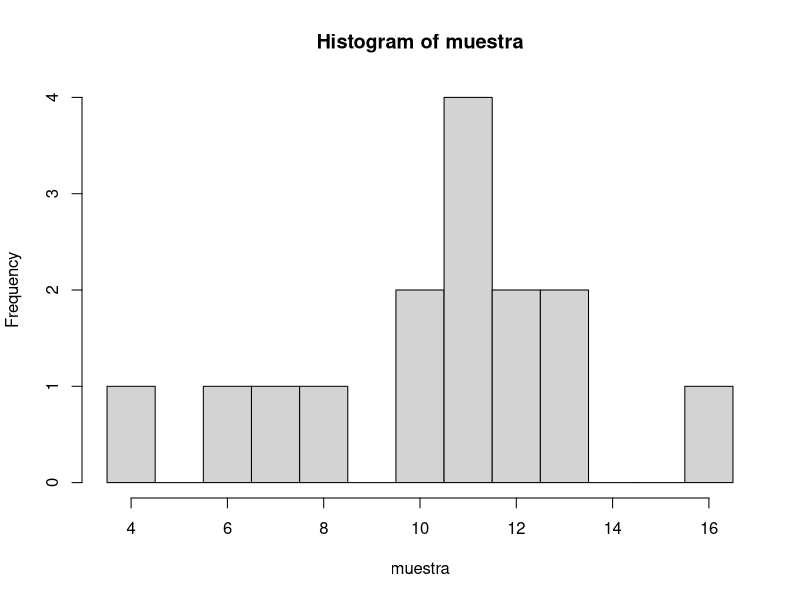
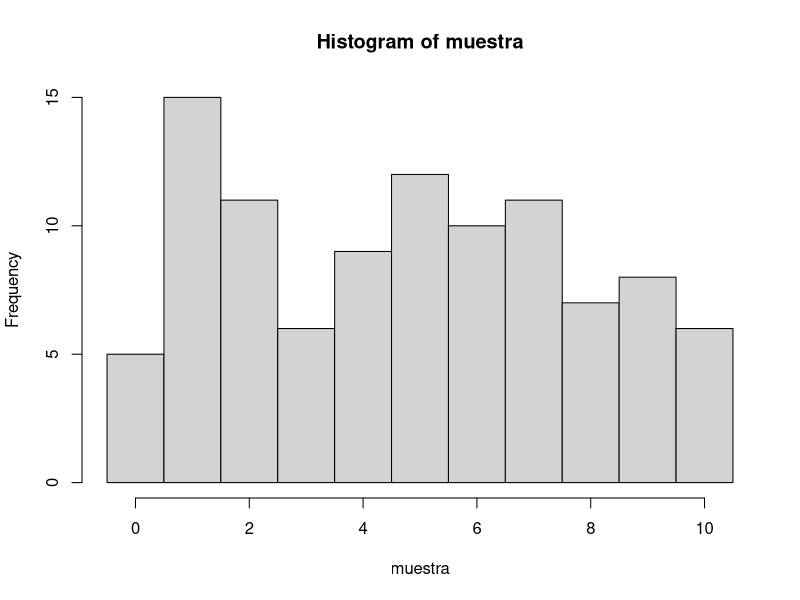

Reproduce these figures in R, in order.
muestra <- c(1,3,5,2,3,4,2,3,4,3,2,1,23,43,3,32,2,2)
muestra <- rpois(15,10)
muestra
summary(muestra)
m <- min(muestra)
M <- max(muestra)
sort(muestra)
H <- hist(muestra,
     breaks = seq(m-0.5,M+0.5,1))
#
H[1] # divisiones (con estructura de lista)
H$breaks # estructura de vector
H[2] # frecuencia (con estructura de lista)
H$counts # estructura de vector
H[3]
H[4]
H[5]
H[6]
#################################
H$counts>0
H$counts[H$counts>0]
#
m:M
(m:M)[H$counts>0]
paste('elemento =',(m:M)[H$counts>0],
      'multiplicidad=',H$counts[H$counts>0])
sort(muestra)

#################################
## RESUMEN  #####################
#################################
muestra <- sample(0:10,100,replace = T)
muestra
m <- min(muestra)
M <- max(muestra)
H <- hist(muestra,
          breaks = seq(m-0.5,M+0.5,1))
#
paste('elemento =',(m:M)[H$counts>0],
      'multiplicidad=',H$counts[H$counts>0])
sort(muestra)
#################################

